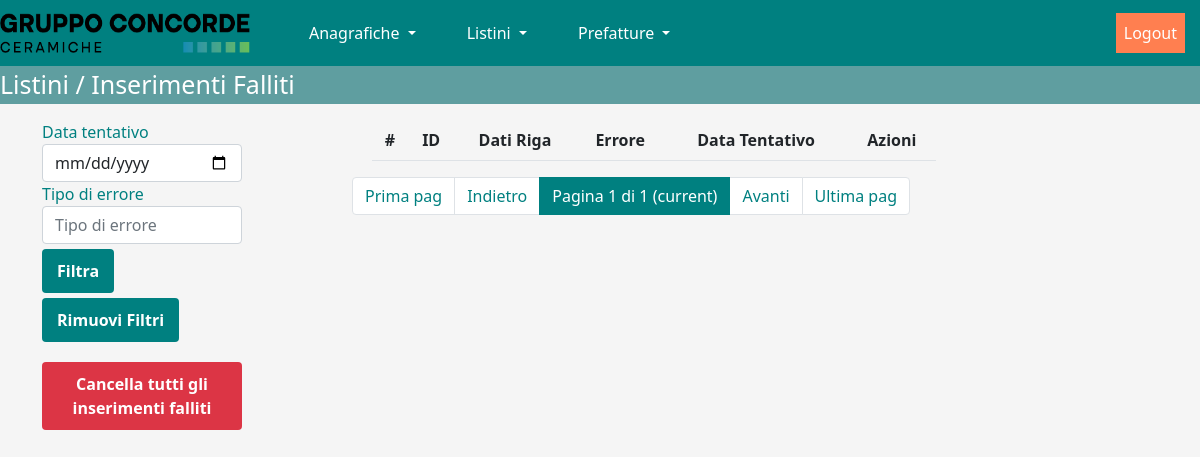
The page /main/listino_falliti/ on the database as committed earlier.
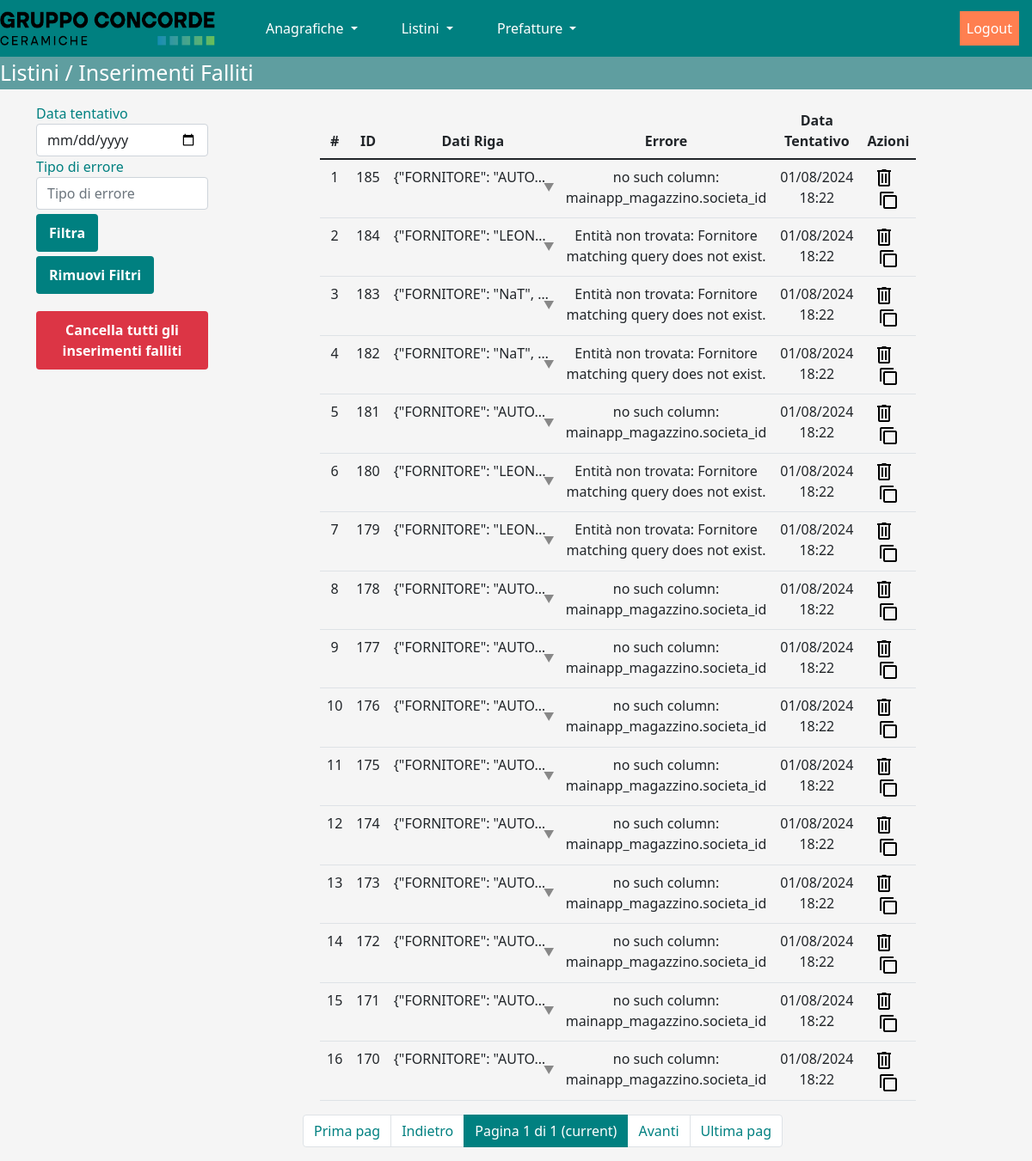
The same page on the database as committed later.
### mainapp/models.py (models this page shows, shortened)
class InserimentoFallito(models.Model):
    dati_riga = models.JSONField()
    errore = models.TextField()
    data_tentativo = models.DateTimeField(auto_now_add=True)

### mainapp/views.py (the view)
# urls.py: path('listino_falliti/', InserimentoFallitoListView.as_view(), name='listino_falliti'),
class InserimentoFallitoListView(ListView):
    model = InserimentoFallito
    paginate_by = 20
    template_name = "mainapp/listino_falliti.html"
    context_object_name = "lista_falliti"
    def get_queryset(self):
        queryset = super().get_queryset()
        data_tentativo = self.request.GET.get('data_tentativo')
        tipo_errore = self.request.GET.get('tipo_errore')
        if data_tentativo:
            queryset = queryset.filter(data_tentativo__gte=data_tentativo)
        if tipo_errore:
            queryset = queryset.filter(errore__icontains=tipo_errore)
        return queryset.order_by('-data_tentativo')
    def get_context_data(self, **kwargs):
        context = super().get_context_data(**kwargs)
        context['data_tentativo'] = self.request.GET.get('data_tentativo', '')
        context['tipo_errore'] = self.request.GET.get('tipo_errore', '')
        return context

### templates/mainapp/listino_falliti.html (shortened to what the changed rows need)
{% extends 'base.html' %}
{% load static %}
{% block content %}
    {% include 'navbar.html' %}
    <div class="container" id="container_listini_falliti">
        <div class="row">
            <div class="col-sm" id="table-container">
                <div class="label-container">
                    <div class="table-container">
                        <table class="table table-hover dataTable" id="table-2">
                            <thead>
                                <tr>
                                    <th scope="col">#</th>
                                    <th scope="col">ID</th>
                                    <th scope="col">Dati Riga</th>
                                    <th scope="col">Errore</th>
                                    <th scope="col">Data Tentativo</th>
                                    <th scope="col">Azioni</th>
                                </tr>
                            </thead>
                            <tbody>
                                {% for inserimento in lista_falliti %}
                                    <tr>
                                        <td>{{ forloop.counter|add:page_obj.start_index|add:-1 }}</td>
                                        <td>{{ inserimento.id }}</td>
                                        <td class="expandable-cell">
                                            <div class="content">{{ inserimento.dati_riga }}</div>
                                            <span class="expand-arrow" onclick="toggleExpand(this.parentNode)" title="Espandi/Comprimi"></span>
                                        </td>
                                        <td>{{ inserimento.errore }}</td>
                                        <td>{{ inserimento.data_tentativo|date:"d/m/Y H:i" }}</td>
                                        <td>
                                            <div style="display: inline-block; margin-left: 0px; margin-right: 10px;">
                                                <form id="deleteForm_{{ forloop.counter }}" method="post" action="{% url 'mainapp:elimina_inserimento_fallito' inserimento.pk %}">
                                                    <button type="button" class="personal-button" title="Elimina" onclick="confirmDelete({{ forloop.counter }})">
                                                        <img src="{% static 'img/cestino.png' %}" width="24px" height="24">
                                                    </button>
                                                </form>
                                            </div>
                                            <button class="copy-button" title="Copia dati" onclick="copyRowData(this.parentNode.parentNode)">
                                                <img src="{% static 'img/copia.png' %}" width="24px" height="24">
                                            </button>
                                        </td>
                                    </tr>
                                {% endfor %}
                            </tbody>
                        </table>
                    </div>
                </div>
            </div>
        </div>
    </div>
{% endblock %}

Rows that differ between the two databases and show on the page:
added InserimentoFallito: id "185", dati_riga "{\"FORNITORE\": \"AUTO…", errore "no such column: mainapp_magazzino.societa_id", data_tentativo "01/08/2024 18:22"
added InserimentoFallito: id "184", dati_riga "{\"FORNITORE\": \"LEON…", errore "Entità non trovata: Fornitore matching query does not exist.", data_tentativo "01/08/2024 18:22"
added InserimentoFallito: id "183", dati_riga "{\"FORNITORE\": \"NaT\",…", errore "Entità non trovata: Fornitore matching query does not exist.", data_tentativo "01/08/2024 18:22"
added InserimentoFallito: id "182", dati_riga "{\"FORNITORE\": \"NaT\",…", errore "Entità non trovata: Fornitore matching query does not exist.", data_tentativo "01/08/2024 18:22"
added InserimentoFallito: id "181", dati_riga "{\"FORNITORE\": \"AUTO…", errore "no such column: mainapp_magazzino.societa_id", data_tentativo "01/08/2024 18:22"
added InserimentoFallito: id "180", dati_riga "{\"FORNITORE\": \"LEON…", errore "Entità non trovata: Fornitore matching query does not exist.", data_tentativo "01/08/2024 18:22"
added InserimentoFallito: id "179", dati_riga "{\"FORNITORE\": \"LEON…", errore "Entità non trovata: Fornitore matching query does not exist.", data_tentativo "01/08/2024 18:22"
added InserimentoFallito: id "178", dati_riga "{\"FORNITORE\": \"AUTO…", errore "no such column: mainapp_magazzino.societa_id", data_tentativo "01/08/2024 18:22"
added InserimentoFallito: id "177", dati_riga "{\"FORNITORE\": \"AUTO…", errore "no such column: mainapp_magazzino.societa_id", data_tentativo "01/08/2024 18:22"
added InserimentoFallito: id "176", dati_riga "{\"FORNITORE\": \"AUTO…", errore "no such column: mainapp_magazzino.societa_id", data_tentativo "01/08/2024 18:22"
added InserimentoFallito: id "175", dati_riga "{\"FORNITORE\": \"AUTO…", errore "no such column: mainapp_magazzino.societa_id", data_tentativo "01/08/2024 18:22"
added InserimentoFallito: id "174", dati_riga "{\"FORNITORE\": \"AUTO…", errore "no such column: mainapp_magazzino.societa_id", data_tentativo "01/08/2024 18:22"
added InserimentoFallito: id "173", dati_riga "{\"FORNITORE\": \"AUTO…", errore "no such column: mainapp_magazzino.societa_id", data_tentativo "01/08/2024 18:22"
added InserimentoFallito: id "172", dati_riga "{\"FORNITORE\": \"AUTO…", errore "no such column: mainapp_magazzino.societa_id", data_tentativo "01/08/2024 18:22"
added InserimentoFallito: id "171", dati_riga "{\"FORNITORE\": \"AUTO…", errore "no such column: mainapp_magazzino.societa_id", data_tentativo "01/08/2024 18:22"
added InserimentoFallito: id "170", dati_riga "{\"FORNITORE\": \"AUTO…", errore "no such column: mainapp_magazzino.societa_id", data_tentativo "01/08/2024 18:22"
